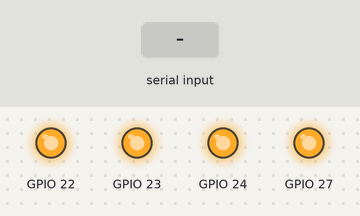
Simulated run of this program. Board: Raspberry Pi (BCM pin numbers). Shown: output pins drawn as LEDs (lit = HIGH). The test bench sets the inputs (shaded band).

Above: at 1.2 s.
1.3 s: "w" typed at the terminal
At 1.6 s:
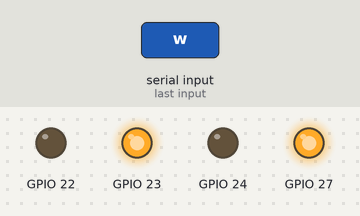
2.8 s: "s" typed at the terminal
At 4.0 s:
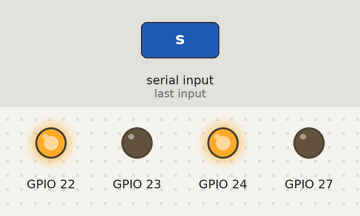
4.3 s: "a" typed at the terminal
At 5.1 s:
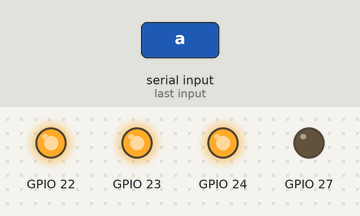
5.8 s: "d" typed at the terminal
At 6.3 s:
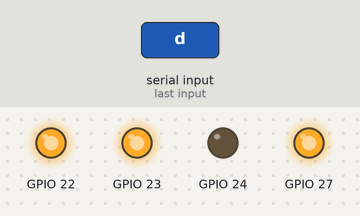
Timing chart, 0 to 8.3 s (numbered marks = the images above; inputs shaded):
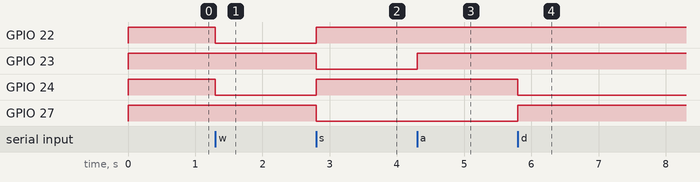

The program:

keyboard.py
```python
import tty
import sys
import termios
import util
import setup

setup.init()

orig_settings = termios.tcgetattr(sys.stdin)

tty.setcbreak(sys.stdin)
x = 0

try:
    while x != chr(27):  # ESC
        x = sys.stdin.read(1)[0]

        if x == 'w':
            util.forward()
        elif x == 's':
            util.backward()
        elif x == 'a':
            util.left()
        elif x == 'd':
            util.right()
except:
    setup.cleanup()
    termios.tcsetattr(sys.stdin, termios.TCSADRAIN, orig_settings)
```

util.py
```python
import RPi.GPIO as IO


def reset():
    IO.output(23, IO.HIGH)
    IO.output(24, IO.HIGH)

    IO.output(22, IO.HIGH)
    IO.output(27, IO.HIGH)


def forward():
    IO.output(23, IO.HIGH)
    IO.output(24, IO.LOW)

    IO.output(22, IO.LOW)
    IO.output(27, IO.HIGH)


def backward():
    IO.output(23, IO.LOW)
    IO.output(24, IO.HIGH)

    IO.output(22, IO.HIGH)
    IO.output(27, IO.LOW)


def left():
    IO.output(23, IO.HIGH)
    IO.output(24, IO.HIGH)

    IO.output(22, IO.HIGH)
    IO.output(27, IO.LOW)


def right():
    IO.output(23, IO.HIGH)
    IO.output(24, IO.LOW)

    IO.output(22, IO.HIGH)
    IO.output(27, IO.HIGH)
```

setup.py
```python
import RPi.GPIO as IO
import util


def init():
    IO.setmode(IO.BCM)

    IO.setup(23, IO.OUT)
    IO.setup(24, IO.OUT)

    IO.setup(22, IO.OUT)
    IO.setup(27, IO.OUT)
    util.reset()


def cleanup():
    util.reset()
    IO.cleanup()
```

Measured:
- after the input at 1.3 s, GPIO 22, GPIO 24: HIGH → LOW at once
- after the input at 2.8 s, GPIO 22, GPIO 24: LOW → HIGH at once; GPIO 23, GPIO 27: HIGH → LOW at once
- after the input at 4.3 s, GPIO 23: LOW → HIGH at once
- after the input at 5.8 s, GPIO 24: HIGH → LOW at once; GPIO 27: LOW → HIGH at once
